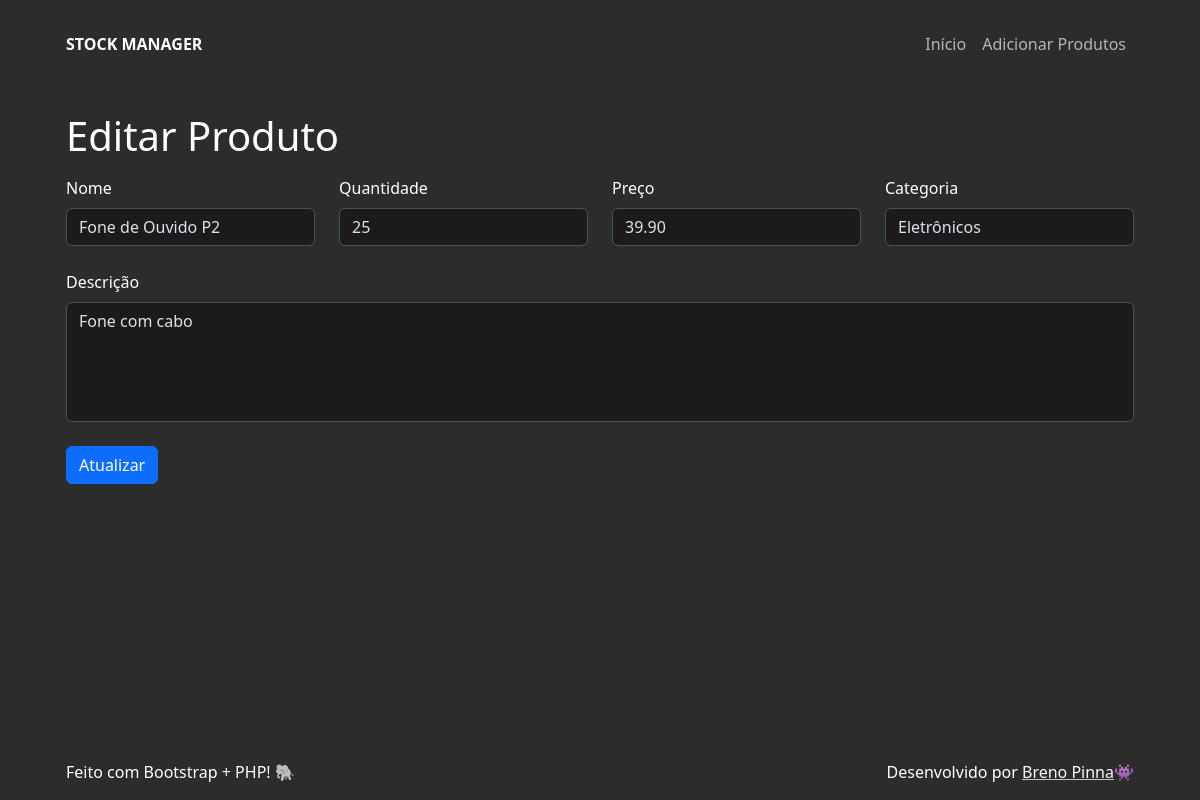
Page /update?id=31 on the committed database.
### tables this page shows
CREATE TABLE products (
  id int NOT NULL AUTO_INCREMENT,
  name varchar(255) NOT NULL,
  quantity int NOT NULL,
  category varchar(255) NOT NULL,
  price decimal(10, 2) NOT NULL,
  description varchar(1000) NOT NULL,
  created_at timestamp DEFAULT CURRENT_TIMESTAMP,
  modified_at timestamp DEFAULT CURRENT_TIMESTAMP ON UPDATE CURRENT_TIMESTAMP,
  PRIMARY KEY (id)
);

### htdocs/src/data/get_product_details.php (called while the page is built, shortened)
<?php
  function get_product_details(int $id){
    try {
      $con = connect();
      $sql = "SELECT * FROM products WHERE products.id = :id;";
      $stmt = $con->prepare($sql);
      $stmt->execute([
        ":id" => $id
      ]);
      $product_details = $stmt->fetch(PDO::FETCH_ASSOC);
      return ['success' => true, 'data' => $product_details];
    } catch (\Throwable $th) {
      return ['success' => false, 'message' => $th->getMessage()];
    }
  }

### htdocs/src/components/product_form.php (the view, shortened to what this page needs)
<?php
  function product_form(FormMode $mode, array $product = []){
    $id = $product['id'] ?? 0;
    $name = $product['name'] ?? "";
    $quantity = $product['quantity'] ?? 1;
    $price = $product['price'] ?? 0.01;
    $category = $product['category'] ?? "";
    $description = $product['description'] ?? "";
    [$path, $button_text] = match($mode) {
      FormMode::CREATE => ['create', "Salvar"],
      FormMode::UPDATE => ['update', "Atualizar"],
    };
    $form_id = $mode == FormMode::CREATE ? "create-product" : "";
    $form_action = $mode == FormMode::UPDATE ? "/actions/{$path}.php" : "";
    $input_hidden = $mode == FormMode::UPDATE ? "<input type='hidden' name='id' value={$id}>" : "";
    return <<<HTML
    <div class="gy-4">
      <form id="{$form_id}" action="{$form_action}" method="post">
        {$input_hidden}
        <div class="row row-gap-2">
          <div class="col-12 col-sm-3">
            <label for="name" class="form-label">Nome</label>
            <input
              type="text"
              class="form-control bg-secondary"
              id="name"
              name="name"
              value="{$name}"
              required />
          </div>
          <div class="col-6 col-sm-3">
            <label for="quantity" class="form-label">Quantidade</label>
            <input
              type="number"
              step="1"
              min="1"
              class="form-control bg-secondary"
              id="quantity"
              name="quantity"
              value="{$quantity}"
              required />
          </div>
          <div class="col-6 col-sm-3">
            <label for="price" class="form-label">Preço</label>
            <input
              type="number"
              step="0.01"
              min="0.01"
              class="form-control bg-secondary"
              id="price"
              name="price"
              value="{$price}"
              required />
          </div>
          <div class="col-12 col-sm-3">
            <label for="category" class="form-label">Categoria</label>
            <input
              type="text"
              class="form-control bg-secondary"
              id="category"
              name="category"
              value="{$category}"
              required />
          </div>
        </div>
        <div class="row g-0 mt-4">
          <div class="col-12">
            <label for="description" class="form-label">Descrição</label>
            <textarea
              class="form-control bg-secondary resize-none"
              style="height: 120px; resize: none"
              id="description"
              name="description"
              required>{$description}</textarea
            >
          </div>
        </div>
        <button type="submit" class="btn btn-primary mt-4">{$button_text}</button>
      </form>
    </div>
HTML;
  }

### htdocs/assets/theme.css (style rules this page uses)
:root { --overwrite-primary-color: #2c2c2d; --overwrite-secondary-color: #1c1a1d; }
.bg-primary { background-color: var(--overwrite-primary-color) !important; }
.bg-secondary { background-color: var(--overwrite-secondary-color) !important; }

### rows in the picture
products: name "Fone de Ouvido P2", quantity "25", price "39.90", category "Eletrônicos", description "Fone com cabo"

### other values in the picture
$button_text "Atualizar"
